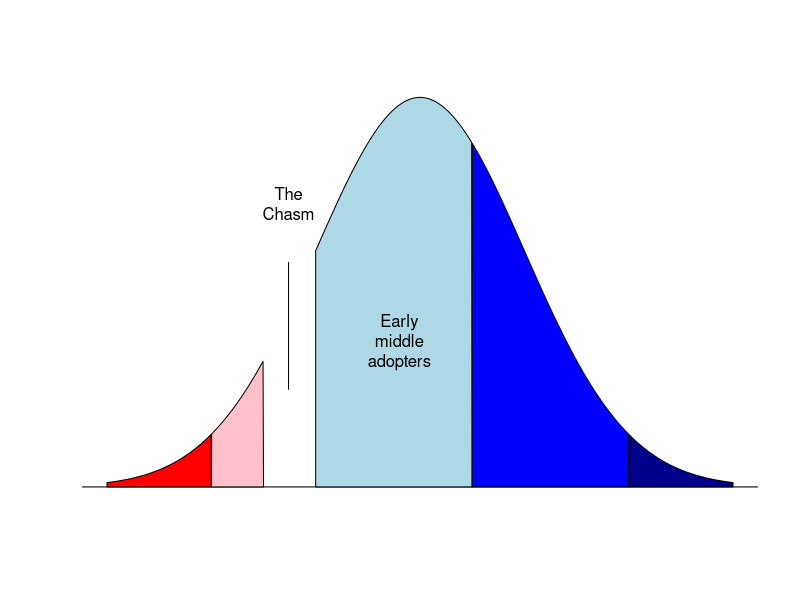

Reproduce this figure in R.
## ---- chunk 1
x <- seq(-3, 3, length=1000)
hx <- dnorm(x)
plot(x, hx, type="n", xlab="", ylab="", axes=FALSE)
abline(h=0)
lb <- -3; ub <- -2; i <- x >= lb & x <= ub
polygon(c(lb,x[i],ub), c(0,hx[i],0), col="red")
lb <- -2; ub <- -1.5; i <- x >= lb & x <= ub
polygon(c(lb,x[i],ub), c(0,hx[i],0), col="pink")
#lb <- -1.5; ub <- -1; i <- x >= lb & x <= ub
#polygon(c(lb,x[i],ub), c(0,hx[i],0), col="white")
lb <- -1; ub <- 0.5; i <- x >= lb & x <= ub
polygon(c(lb,x[i],ub), c(0,hx[i],0), col="lightblue")
lb <- 0.5; ub <- 2; i <- x >= lb & x <= ub
polygon(c(lb,x[i],ub), c(0,hx[i],0), col="blue")
lb <- 2; ub <- 3; i <- x >= lb & x <= ub
polygon(c(lb,x[i],ub), c(0,hx[i],0), col="darkblue")
text(-.2,.15,"Early\nmiddle\nadopters")
text(-1.26,.28,"The\nChasm\n")
segments(-1.26, .23, -1.26, .10)
